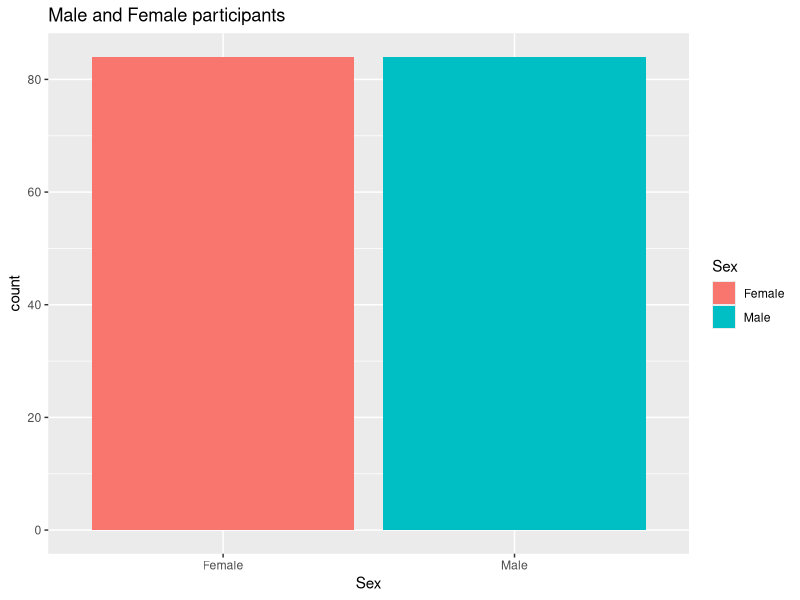
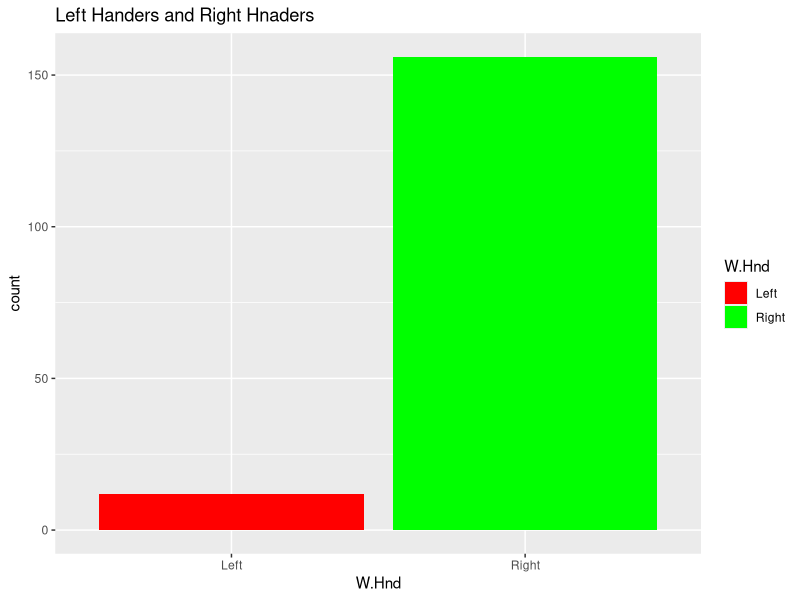
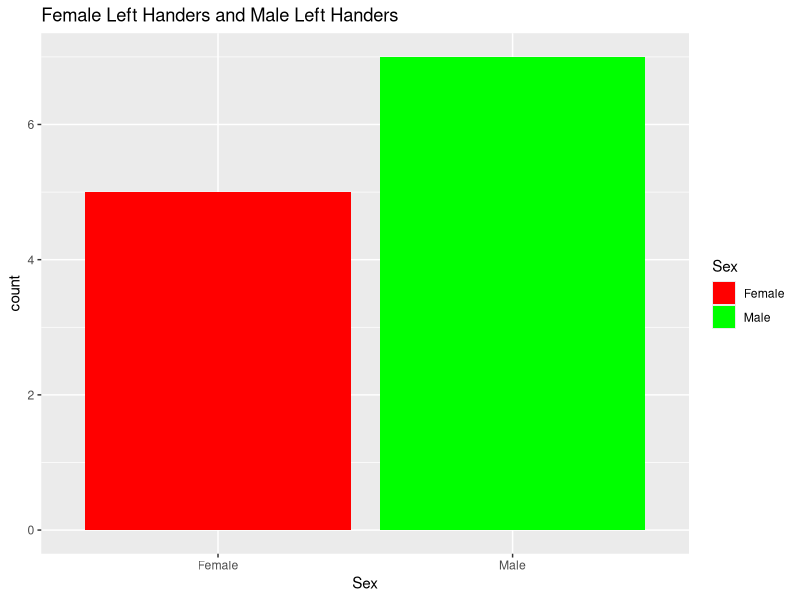
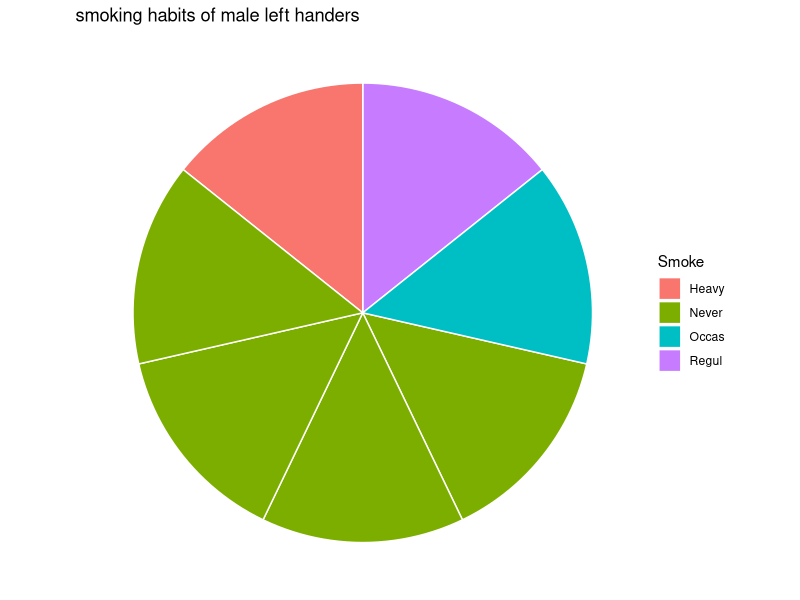
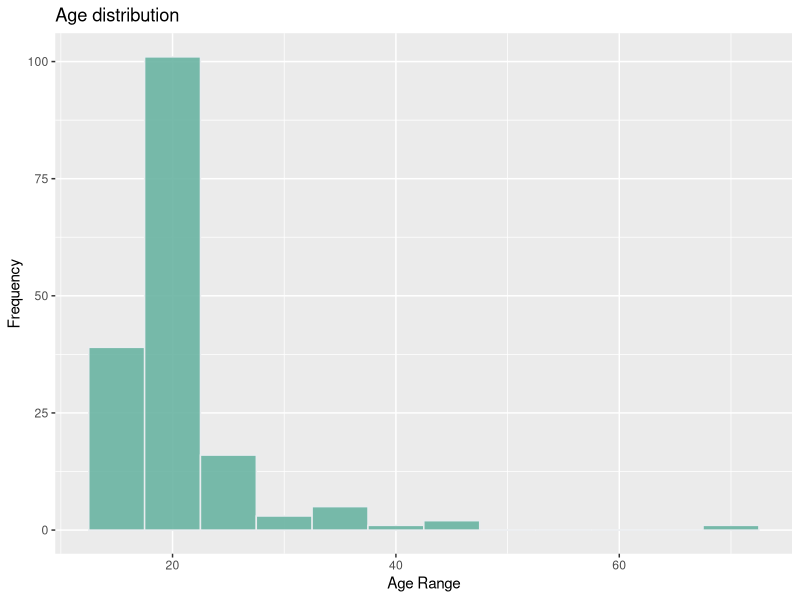
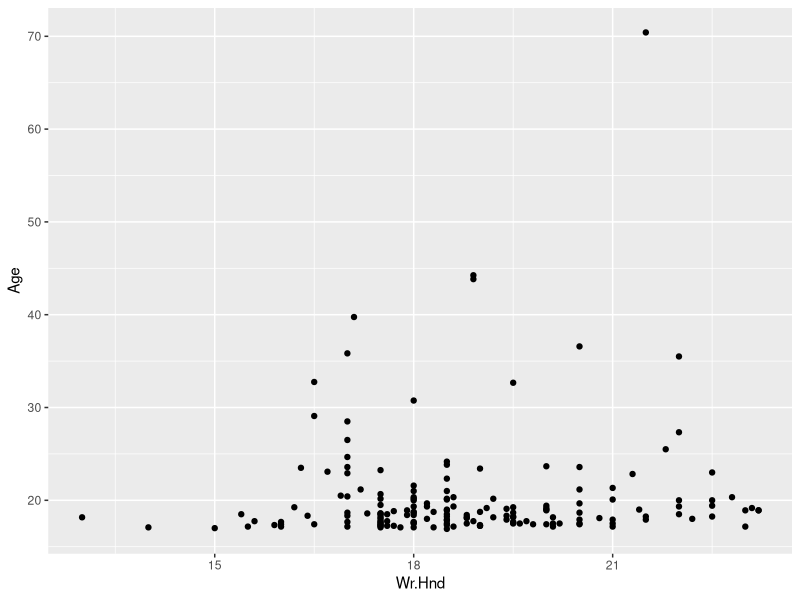
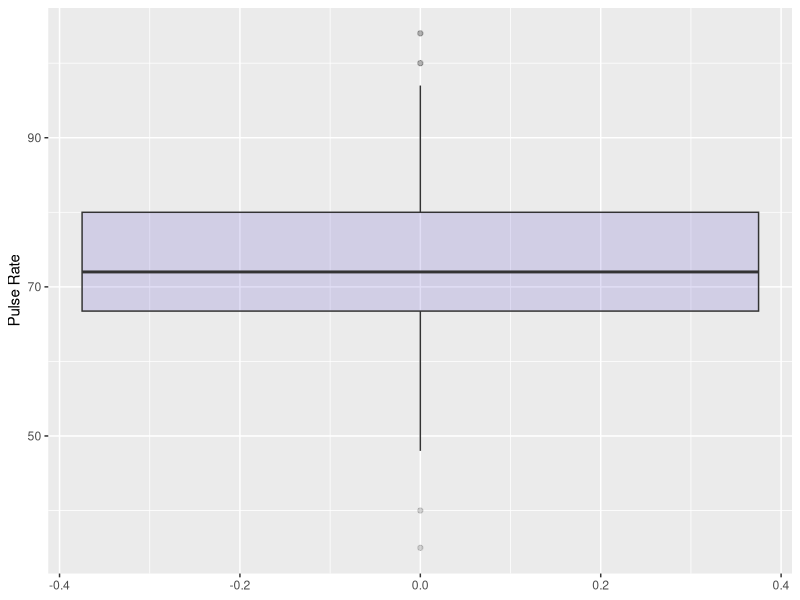

These charts were generated, in order, by the following R code:
rm(list=ls())

library(MASS)
library(ggplot2)
newsurvey<- na.omit(survey)

#1.  Plot a bar graph for the number of male and female participants in the survey. Provide the title as "Male and Female participants" and specify the colours for the bars.
gender<- newsurvey$Sex
gender_freq<- table(gender)
ggplot(data=newsurvey,mapping=aes(x=Sex,fill=Sex))+geom_bar()+ggtitle("Male and Female participants")

#2.  Plot a bar graph for the number of left handers and right handers in the survey. Provide the title as "Left Handers and Right Hnaders" and specify the colours for the bars.
write_hand<- newsurvey$W.Hnd
ggplot(data=newsurvey,mapping=aes(x=W.Hnd,fill=W.Hnd))+geom_bar()+scale_fill_manual(values = c("red", "green") )+ggtitle("Left Handers and Right Hnaders")

#3.  Plot the distribution between male left handers and female left handers using bar chart. Provide the title as "Female Left Handers and Male Left Handers" and specify the colours for the bars.
left_hand=write_hand=="Left"
left_hand_data=newsurvey[left_hand,]
ggplot(data=left_hand_data,mapping=aes(x=Sex,fill=Sex))+geom_bar()+scale_fill_manual(values = c("red", "green") )+ggtitle("Female Left Handers and Male Left Handers")


#4.  Draw the distribution of smoking habits of male left handers using pie chart.
male_left_hand<- left_hand_data$Sex=="Male"
male_left_hand_data<- left_hand_data[male_left_hand,]
ggplot(data=male_left_hand_data,aes(x="",y=Sex,fill=Smoke))+geom_bar(stat="identity", width=1, color="White")+coord_polar("y", start=0)+ggtitle("smoking habits of male left handers")+theme_void()

#5.  Draw the histogram of age distribution with the title as 'Age distribution' and xlabel as 'Age range' and ylabel as 'frequency'.
ggplot(newsurvey, aes(x=Age)) + geom_histogram(binwidth=5, fill="#69b3a2", color="#e9ecef", alpha=0.9)+labs(y= "Frequency", x = "Age Range")+ggtitle("Age distribution")

#6.  Reveal the relationship between writing hand span and the age using scatter plot.
write_hand_span<- newsurvey$Wr.Hnd
ggplot(newsurvey, aes(x=Wr.Hnd, y=Age)) + geom_point()

#7.  Draw the boxplot for pulse rate and analyse the five summary statistics.
pr<- newsurvey$Pulse
ggplot(newsurvey, aes(y=Pulse, fill=Pulse)) + geom_boxplot(fill="slateblue", alpha=0.2) + ylab("Pulse Rate")